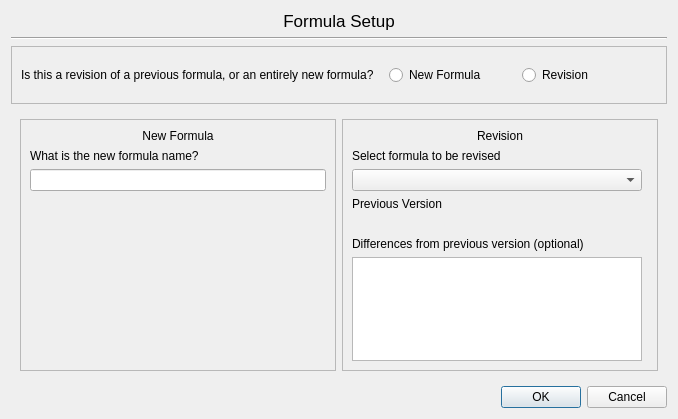
<?xml version="1.0" encoding="UTF-8"?>
<ui version="4.0">
 <class>formulaSetupDialog</class>
 <widget class="QDialog" name="formulaSetupDialog">
  <property name="geometry">
   <rect>
    <x>0</x>
    <y>0</y>
    <width>678</width>
    <height>419</height>
   </rect>
  </property>
  <property name="sizePolicy">
   <sizepolicy hsizetype="Maximum" vsizetype="Maximum">
    <horstretch>0</horstretch>
    <verstretch>0</verstretch>
   </sizepolicy>
  </property>
  <property name="maximumSize">
   <size>
    <width>678</width>
    <height>419</height>
   </size>
  </property>
  <property name="windowTitle">
   <string>Setup</string>
  </property>
  <layout class="QVBoxLayout" name="verticalLayout">
   <item>
    <widget class="QLabel" name="dialogHeaderLabel">
     <property name="font">
      <font>
       <pointsize>13</pointsize>
      </font>
     </property>
     <property name="autoFillBackground">
      <bool>true</bool>
     </property>
     <property name="text">
      <string>Formula Setup</string>
     </property>
     <property name="alignment">
      <set>Qt::AlignCenter</set>
     </property>
    </widget>
   </item>
   <item>
    <widget class="Line" name="line_2">
     <property name="orientation">
      <enum>Qt::Horizontal</enum>
     </property>
    </widget>
   </item>
   <item>
    <widget class="QFrame" name="headerFrame">
     <property name="sizePolicy">
      <sizepolicy hsizetype="Preferred" vsizetype="Minimum">
       <horstretch>0</horstretch>
       <verstretch>0</verstretch>
      </sizepolicy>
     </property>
     <property name="frameShape">
      <enum>QFrame::StyledPanel</enum>
     </property>
     <layout class="QHBoxLayout" name="horizontalLayout_2">
      <item>
       <widget class="QLabel" name="revisionPromptLabel">
        <property name="text">
         <string>Is this a revision of a previous formula, or an entirely new formula?</string>
        </property>
       </widget>
      </item>
      <item>
       <widget class="QWidget" name="headerRadioBtnContainer" native="true">
        <layout class="QHBoxLayout" name="horizontalLayout">
         <item>
          <widget class="QRadioButton" name="newFormulaRadioBtn">
           <property name="text">
            <string>New Formula</string>
           </property>
          </widget>
         </item>
         <item>
          <widget class="QRadioButton" name="revisionRadioBtn">
           <property name="text">
            <string>Revision</string>
           </property>
          </widget>
         </item>
        </layout>
       </widget>
      </item>
     </layout>
    </widget>
   </item>
   <item>
    <widget class="QWidget" name="bodyContainerWidget" native="true">
     <layout class="QHBoxLayout" name="horizontalLayout_4">
      <item>
       <widget class="QFrame" name="newFormulaContainerFrame">
        <property name="frameShape">
         <enum>QFrame::StyledPanel</enum>
        </property>
        <layout class="QGridLayout" name="gridLayout">
         <item row="0" column="0" alignment="Qt::AlignTop">
          <widget class="QLabel" name="formulaContainerLabel">
           <property name="text">
            <string>New Formula</string>
           </property>
           <property name="alignment">
            <set>Qt::AlignCenter</set>
           </property>
          </widget>
         </item>
         <item row="3" column="0">
          <widget class="QLineEdit" name="formulaNameLineEdit"/>
         </item>
         <item row="1" column="0">
          <widget class="QLabel" name="formulaNamePromptLabel">
           <property name="text">
            <string>What is the new formula name?</string>
           </property>
          </widget>
         </item>
         <item row="4" column="0">
          <spacer name="verticalSpacer">
           <property name="orientation">
            <enum>Qt::Vertical</enum>
           </property>
           <property name="sizeHint" stdset="0">
            <size>
             <width>20</width>
             <height>40</height>
            </size>
           </property>
          </spacer>
         </item>
        </layout>
       </widget>
      </item>
      <item>
       <widget class="QFrame" name="revisionContainerFrame">
        <property name="frameShape">
         <enum>QFrame::StyledPanel</enum>
        </property>
        <layout class="QGridLayout" name="gridLayout_2">
         <item row="4" column="0">
          <widget class="QLabel" name="previousVersionLabel">
           <property name="text">
            <string>Previous Version</string>
           </property>
          </widget>
         </item>
         <item row="0" column="0" colspan="2">
          <widget class="QLabel" name="revisionContainerLabel">
           <property name="text">
            <string>Revision</string>
           </property>
           <property name="alignment">
            <set>Qt::AlignCenter</set>
           </property>
          </widget>
         </item>
         <item row="2" column="0">
          <widget class="QLabel" name="revisedFormulaPromptLabel">
           <property name="text">
            <string>Select formula to be revised</string>
           </property>
          </widget>
         </item>
         <item row="3" column="0">
          <widget class="QComboBox" name="formulasToDateComboBox"/>
         </item>
         <item row="7" column="0">
          <widget class="QLabel" name="differencesPrompt">
           <property name="text">
            <string>Differences from previous version (optional)</string>
           </property>
          </widget>
         </item>
         <item row="8" column="0">
          <widget class="QTextEdit" name="differencesTextEdit"/>
         </item>
         <item row="5" column="0">
          <widget class="QLabel" name="previousVersionPlaceholderLabel">
           <property name="text">
            <string/>
           </property>
          </widget>
         </item>
        </layout>
       </widget>
      </item>
     </layout>
    </widget>
   </item>
   <item>
    <widget class="QDialogButtonBox" name="buttonBox">
     <property name="orientation">
      <enum>Qt::Horizontal</enum>
     </property>
     <property name="standardButtons">
      <set>QDialogButtonBox::Cancel|QDialogButtonBox::Ok</set>
     </property>
    </widget>
   </item>
  </layout>
 </widget>
 <resources/>
 <connections>
  <connection>
   <sender>buttonBox</sender>
   <signal>accepted()</signal>
   <receiver>formulaSetupDialog</receiver>
   <slot>accept()</slot>
   <hints>
    <hint type="sourcelabel">
     <x>248</x>
     <y>254</y>
    </hint>
    <hint type="destinationlabel">
     <x>157</x>
     <y>274</y>
    </hint>
   </hints>
  </connection>
  <connection>
   <sender>buttonBox</sender>
   <signal>rejected()</signal>
   <receiver>formulaSetupDialog</receiver>
   <slot>close()</slot>
   <hints>
    <hint type="sourcelabel">
     <x>316</x>
     <y>260</y>
    </hint>
    <hint type="destinationlabel">
     <x>286</x>
     <y>274</y>
    </hint>
   </hints>
  </connection>
  <connection>
   <sender>revisionRadioBtn</sender>
   <signal>toggled(bool)</signal>
   <receiver>newFormulaContainerFrame</receiver>
   <slot>setDisabled(bool)</slot>
   <hints>
    <hint type="sourcelabel">
     <x>484</x>
     <y>87</y>
    </hint>
    <hint type="destinationlabel">
     <x>177</x>
     <y>247</y>
    </hint>
   </hints>
  </connection>
  <connection>
   <sender>revisionRadioBtn</sender>
   <signal>toggled(bool)</signal>
   <receiver>revisionContainerFrame</receiver>
   <slot>setEnabled(bool)</slot>
   <hints>
    <hint type="sourcelabel">
     <x>484</x>
     <y>87</y>
    </hint>
    <hint type="destinationlabel">
     <x>500</x>
     <y>247</y>
    </hint>
   </hints>
  </connection>
  <connection>
   <sender>newFormulaRadioBtn</sender>
   <signal>toggled(bool)</signal>
   <receiver>revisionContainerFrame</receiver>
   <slot>setDisabled(bool)</slot>
   <hints>
    <hint type="sourcelabel">
     <x>588</x>
     <y>87</y>
    </hint>
    <hint type="destinationlabel">
     <x>500</x>
     <y>247</y>
    </hint>
   </hints>
  </connection>
  <connection>
   <sender>newFormulaRadioBtn</sender>
   <signal>toggled(bool)</signal>
   <receiver>newFormulaContainerFrame</receiver>
   <slot>setEnabled(bool)</slot>
   <hints>
    <hint type="sourcelabel">
     <x>588</x>
     <y>87</y>
    </hint>
    <hint type="destinationlabel">
     <x>177</x>
     <y>247</y>
    </hint>
   </hints>
  </connection>
 </connections>
</ui>
